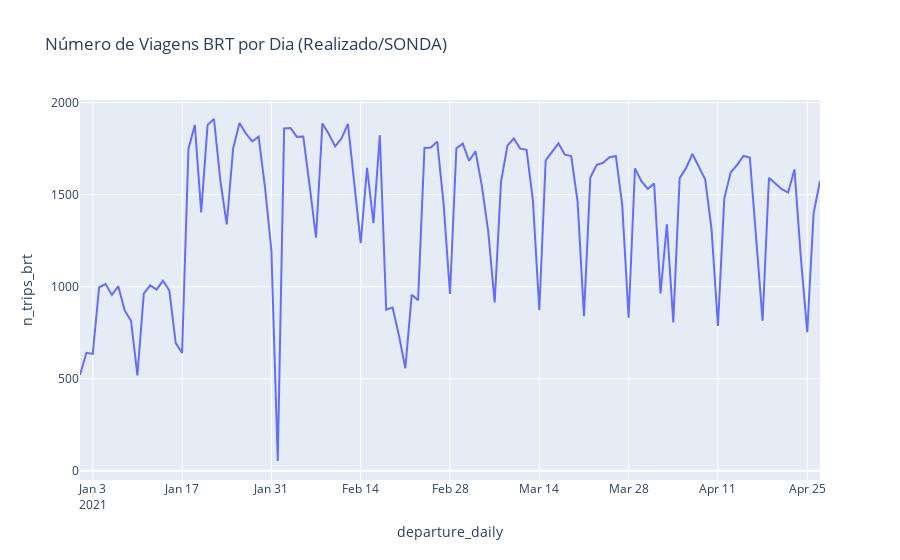

Source (notebook cell):
### Code cell
px.line(d, x='departure_daily', y='n_trips_brt',
        title='Número de Viagens BRT por Dia (Realizado/SONDA)')
